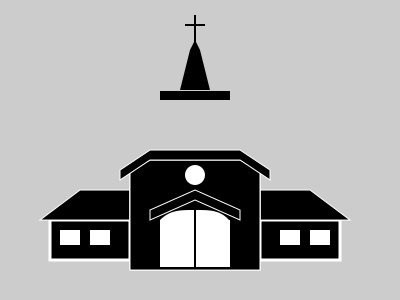

Reproduce this figure in Python.
import cairo
import math

surface = cairo.ImageSurface(cairo.FORMAT_RGB24, 400, 300)
ctx = cairo.Context(surface)
ctx.set_source_rgb(0.8,0.8,0.8)
ctx.paint()

ctx.set_line_width(2)

# The part below the cross
ctx.move_to(180, 90)
ctx.line_to(210, 90)
ctx.line_to(200, 50)
ctx.line_to(190, 50)
ctx.set_source_rgb(0, 0, 0)
ctx.fill()

# Joinin the two parts
ctx.move_to(190, 50)
ctx.line_to(200, 50)
ctx.line_to(195, 40)
ctx.line_to(190, 50)
ctx.set_source_rgb(0, 0, 0)
ctx.fill()

# The cross
ctx.move_to(195, 50)
ctx.line_to(195, 15)
ctx.move_to(185, 25)
ctx.line_to(205, 25)
ctx.set_source_rgb(0, 0, 0)
ctx.stroke()

# the bar below the cross
ctx.rectangle(160, 91, 70, 9)
ctx.set_source_rgb(0, 0, 0)
ctx.fill()

#Shell
#side rects
ctx.rectangle(50, 220, 80, 40)
ctx.set_source_rgb(0, 0, 0)
ctx.fill_preserve()
ctx.set_source_rgb(1, 1, 1)
ctx.set_line_width(3)
ctx.stroke()
ctx.rectangle(260, 220, 80, 40)
ctx.set_source_rgb(0, 0, 0)
ctx.fill_preserve()
ctx.set_source_rgb(1, 1, 1)
ctx.set_line_width(3)
ctx.stroke()

#small white
ctx.rectangle(60, 230, 20, 15)
ctx.set_source_rgb(1, 1, 1)
ctx.fill()
ctx.rectangle(90, 230, 20, 15)
ctx.set_source_rgb(1, 1, 1)
ctx.fill()
ctx.rectangle(280, 230, 20, 15)
ctx.set_source_rgb(1, 1, 1)
ctx.fill()
ctx.rectangle(310, 230, 20, 15)
ctx.set_source_rgb(1, 1, 1)
ctx.fill()

#trapeziums
ctx.move_to(80, 190)
ctx.line_to(130, 190)
ctx.line_to(130, 220)
ctx.line_to(40, 220)
ctx.close_path()
ctx.set_source_rgb(0, 0, 0)
ctx.fill_preserve()
ctx.set_source_rgb(1, 1, 1)
ctx.set_line_width(1)
ctx.stroke()

ctx.move_to(260, 190)
ctx.line_to(310, 190)
ctx.line_to(350, 220)
ctx.line_to(260, 220)
ctx.close_path()
ctx.set_source_rgb(0, 0, 0)
ctx.fill_preserve()
ctx.set_source_rgb(1, 1, 1)
ctx.set_line_width(1)
ctx.stroke()

#Center
ctx.move_to(130, 170)
ctx.line_to(130, 270)
ctx.line_to(260, 270)
ctx.line_to(260, 170)
ctx.set_source_rgb(0,0,0)
ctx.fill_preserve()
ctx.set_source_rgb(1,1,1)
ctx.stroke()

ctx.rectangle(160, 220, 34, 47)
ctx.rectangle(196, 220, 34, 47)
ctx.fill()

ctx.move_to(160, 220)
ctx.curve_to(170, 210, 180, 210, 194, 210)
ctx.line_to(194, 220)
ctx.close_path()
ctx.fill()

ctx.move_to(196, 210)
ctx.curve_to(210, 210, 220, 210, 229, 220)
ctx.line_to(196, 220)
ctx.close_path()
ctx.fill()

# Structure of center block
ctx.move_to(130, 170)
ctx.line_to(130, 270)
ctx.line_to(260, 270)
ctx.line_to(260, 170)
ctx.line_to(240, 160)
ctx.line_to(150, 160)
ctx.close_path()
ctx.set_source_rgb(0,0,0)
ctx.fill_preserve()
ctx.set_source_rgb(1,1,1)
ctx.stroke()

# Structure of center roof
ctx.move_to(120, 180)
ctx.line_to(150, 160)
ctx.line_to(240, 160)
ctx.line_to(270, 180)
ctx.line_to(270, 170)
ctx.line_to(240, 150)
ctx.line_to(150, 150)
ctx.line_to(120, 170)
ctx.close_path()
ctx.set_source_rgb(0,0,0)
ctx.fill_preserve()
ctx.set_source_rgb(1,1,1)
ctx.stroke()

# Center block window
ctx.arc(195, 175, 10, math.radians(0), math.radians(360))
ctx.set_source_rgb(1,1,1)
ctx.fill()

# Roof above the door
ctx.move_to(150, 220)
ctx.line_to(195, 200)
ctx.line_to(240, 220)
ctx.line_to(240, 210)
ctx.line_to(195, 190)
ctx.line_to(150, 210)
ctx.close_path()
ctx.set_source_rgb(0,0,0)
ctx.fill_preserve()
ctx.set_source_rgb(1,1,1)
ctx.stroke()

# Doors
ctx.rectangle(160, 220, 34, 47)
ctx.rectangle(196, 220, 34, 47)
ctx.fill()


ctx.move_to(160, 220)
ctx.curve_to(170, 210, 180, 210, 194, 210)
ctx.line_to(194, 220)
ctx.close_path()
ctx.fill()

ctx.move_to(196, 210)
ctx.curve_to(210, 210, 220, 210, 229, 220)
ctx.line_to(196, 220)
ctx.close_path()
ctx.fill()


surface.write_to_png('church.png')
